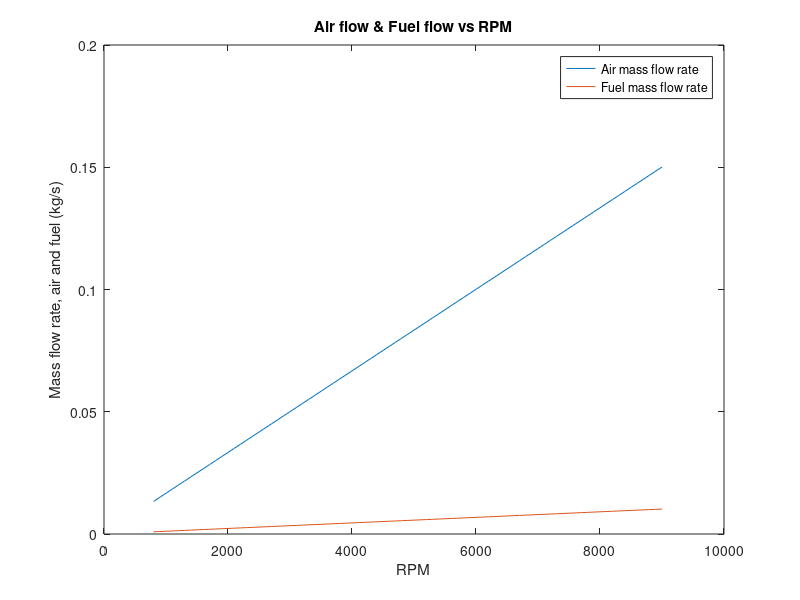

MATLAB code to generate this figure:
%%
% This program calculates the airflow and fuel flow rates as a function of
% RPM based on an ideal ottocycle

clear all
i = 1 
figure
rc = 10
    
% Initial Conditions
p(1, i) = 101325;%pa
%p(1,i) = p(1)*1000; %pa
T(1,i) = 294; %k
%(1,i) = 300; %k
gamma = 1.4;
R = 287; %j/kg, gas constant
%rc = 9; % compression ration
Qlhv = 42.7e6; %j/kg
Cp = R*gamma/(gamma-1); 
f = 14.7; % air to fuel ratio

% State 1
rho(1, i) = p(1, i)/(R*T(1, i)); 

% State 2
rho(2, i) = rho(1, i) * rc;
p(2, i) = p(1, i)* (rho(2, i)/rho(1, i))^gamma;
T(2, i) = p(2, i)/(rho(2, i)* R);

% State 3
T(3, i) = T(2, i) + .8*Qlhv/(Cp* f); %.8 is thermal efficeny of combustionn
rho(3, i) = rho(2, i);
p(3, i) = rho(3, i) * R* T(3,i);

% State 4
rho(4, i) = rho(1, i);
p(4, i) = p(3, i)* (rho(4, i)/rho(3, i))^ (gamma); %this is an estimate, could use refprop to find actual
T(4, i) = p(4, i)/(rho(4, i) * R);
j = 1;
D = .0015
% Work
%m^3
C = 6; % initial guess
Cv = Cp-R;
Ws(i, j) = Cv*((T(3, i)-T(2, i)) - (T(4, i)-T(1, i)));
Ma(i, j) = (D/C)*(rc/(rc-1)) * rho(1, i)
Wc(i, j) = Ws(i, j)*Ma(i, j);
Wt(i, j) = Wc(i, j) * C; %total work

%Power
N = 5000; % RPM, Max
Power(i, j) = Wt(i, j) * N/120;
P_rate(i, j) = .8 * Power(i, j); 
P_specific(i, j) = Ws(i, j) * N/120;
P_cylinder(i, j) = P_specific(i, j) * Ma(i, j);
P_total(i, j) = P_cylinder(i, j) * C;
P_hp(i, j) = P_total(i, j)/745.699872;

% SFC
SFC(i, j) = (C * Ma(i, j)/f)/(Wt(i, j)); %kg/kj
SFC_Converted(i, j) = SFC(i,j) * 3.6e9; %g/Kw-hr

otto_eff(i) = 1-(1/rc^(gamma-1))
o_eff(i) = 1-(T(4,i)-T(1,i))./(T(3,i)-T(2,i))

%%
figure
C = 6
air_flow = Ma * N * C/120

i = 1
for N = 800: 100 : 9000
    air_flow_rpm(i) = Ma * N * C/120
    fuel_rate(i) = air_flow_rpm(i)/f
    i = i + 1
end

plot(800: 100 : 9000, air_flow_rpm)
hold on
plot(800: 100 : 9000, fuel_rate)
title('Air flow & Fuel flow vs RPM')
xlabel('RPM')
ylabel('Mass flow rate, air and fuel (kg/s)')
legend('Air mass flow rate', 'Fuel mass flow rate')

